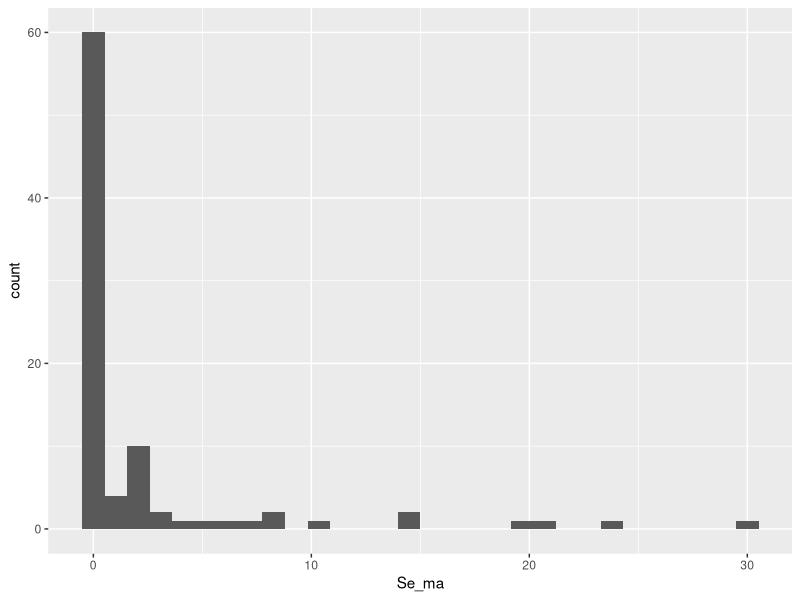

Here is the R script that generated this plot:
## ---- chunk 1
knitr::opts_chunk$set(echo = TRUE)
## ---- chunk 2
abundance <- read.csv("BarentsFish.csv", sep=";")
View(abundance)
## ---- chunk 3
library(ggplot2)
ggplot(abundance,aes(Se_ma))+geom_histogram()
